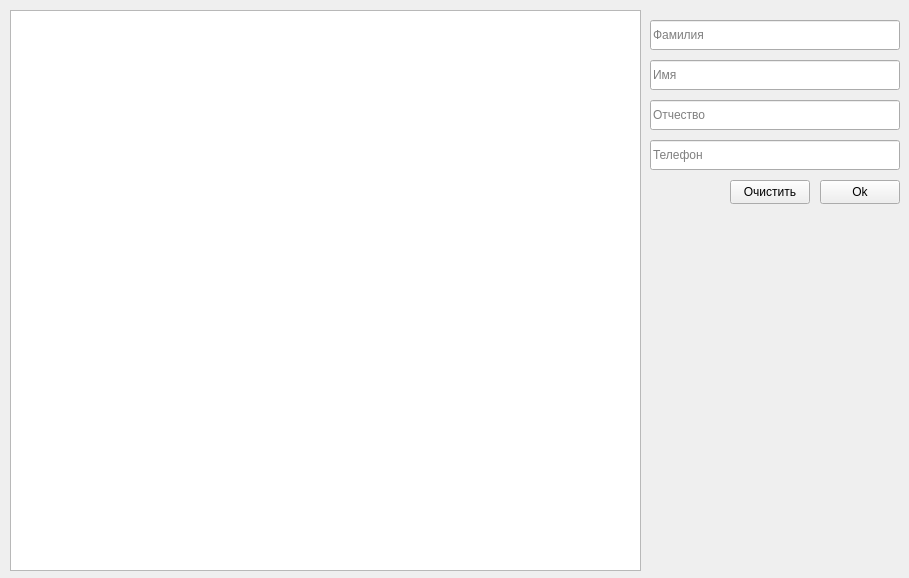
<?xml version="1.0" encoding="UTF-8"?>
<ui version="4.0">
 <class>Clients</class>
 <widget class="QWidget" name="Clients">
  <property name="geometry">
   <rect>
    <x>0</x>
    <y>0</y>
    <width>909</width>
    <height>578</height>
   </rect>
  </property>
  <property name="windowTitle">
   <string>Form</string>
  </property>
  <widget class="QTableView" name="tvClients">
   <property name="geometry">
    <rect>
     <x>10</x>
     <y>10</y>
     <width>631</width>
     <height>561</height>
    </rect>
   </property>
  </widget>
  <widget class="QLineEdit" name="leSurname">
   <property name="geometry">
    <rect>
     <x>650</x>
     <y>20</y>
     <width>250</width>
     <height>30</height>
    </rect>
   </property>
   <property name="placeholderText">
    <string>Фамилия</string>
   </property>
  </widget>
  <widget class="QLineEdit" name="leName">
   <property name="geometry">
    <rect>
     <x>650</x>
     <y>60</y>
     <width>250</width>
     <height>30</height>
    </rect>
   </property>
   <property name="placeholderText">
    <string>Имя</string>
   </property>
  </widget>
  <widget class="QLineEdit" name="lePatronymic">
   <property name="geometry">
    <rect>
     <x>650</x>
     <y>100</y>
     <width>250</width>
     <height>30</height>
    </rect>
   </property>
   <property name="placeholderText">
    <string>Отчество</string>
   </property>
  </widget>
  <widget class="QLineEdit" name="lePhone">
   <property name="geometry">
    <rect>
     <x>650</x>
     <y>140</y>
     <width>250</width>
     <height>30</height>
    </rect>
   </property>
   <property name="placeholderText">
    <string>Телефон</string>
   </property>
  </widget>
  <widget class="QPushButton" name="pbOk">
   <property name="geometry">
    <rect>
     <x>820</x>
     <y>180</y>
     <width>80</width>
     <height>24</height>
    </rect>
   </property>
   <property name="text">
    <string>Ok</string>
   </property>
  </widget>
  <widget class="QPushButton" name="pushButton">
   <property name="geometry">
    <rect>
     <x>730</x>
     <y>180</y>
     <width>80</width>
     <height>24</height>
    </rect>
   </property>
   <property name="text">
    <string>Очистить</string>
   </property>
  </widget>
 </widget>
 <resources/>
 <connections/>
</ui>
